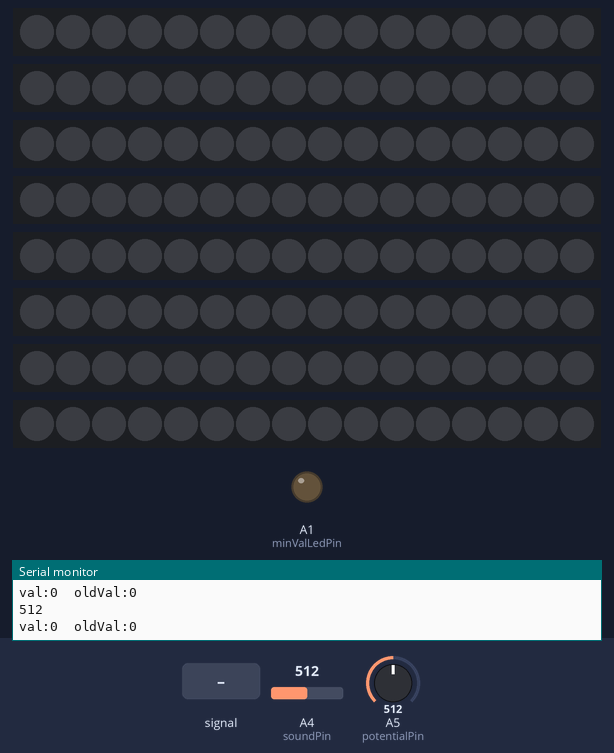
Recording of a sketch running on a simulated Arduino Uno, built with avr-gcc and run on an emulated ATmega328P. Parts: 8 × 16 RGB LEDs in strip order, left to right, output pins drawn as LEDs (lit = HIGH), the last lines printed to the serial monitor. The inputs (shaded band) are chosen by the test bench; at power-on: A4 (soundPin) = 512, A5 (potentialPin) = 512.

Above: at 2.2 s.
2.3 s: A4 (soundPin) fed a 200 Hz sine of ±81 counts around its level
At 2.8 s:
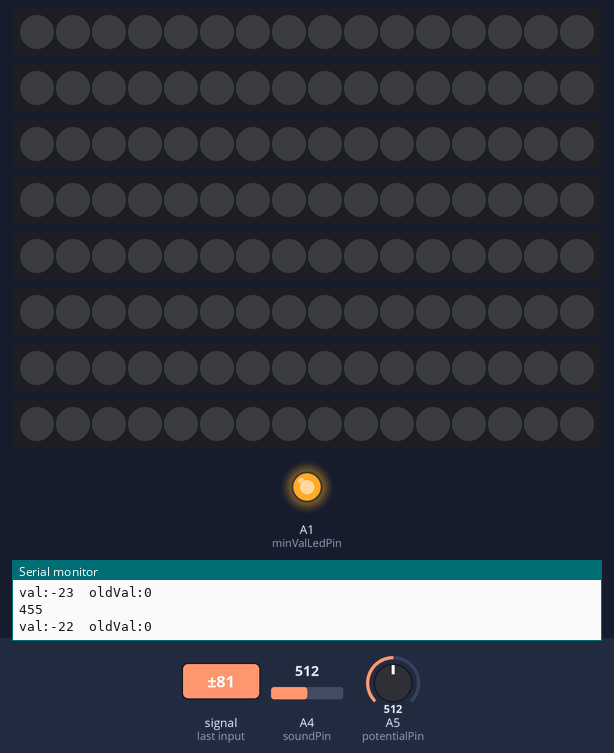
At 3.62 s:
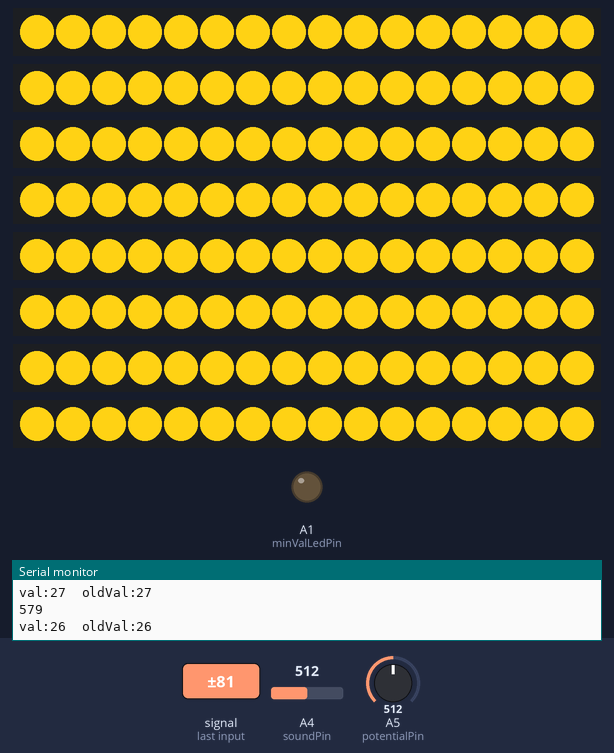
4.7 s: A4 (soundPin) set to 1023
At 5.1 s:
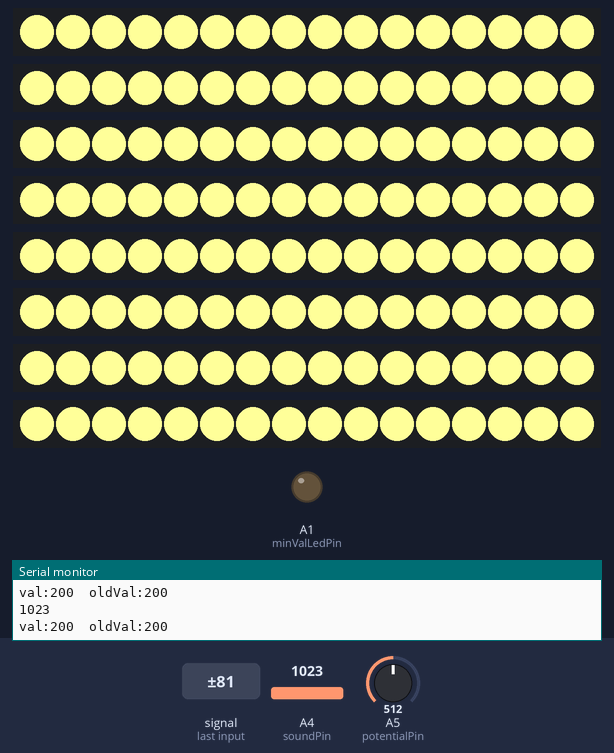
6.2 s: A4 (soundPin) set to 900
7.7 s: A5 (potentialPin) set to 716
9.2 s: A4 (soundPin) fed a 200 Hz sine of ±81 counts around its level
At 9.4 s:
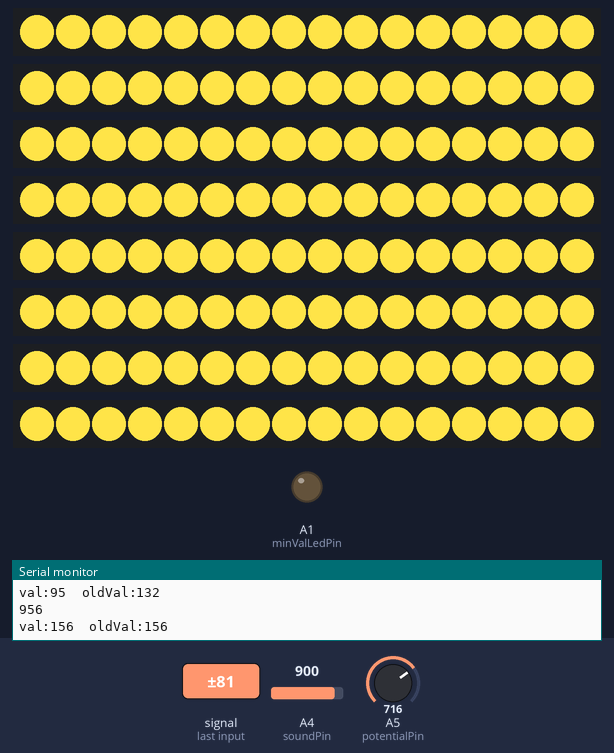
10.7 s: A5 (potentialPin) set to 511
Timing chart, 0 to 13.3 s (numbered marks = the images above; inputs shaded):
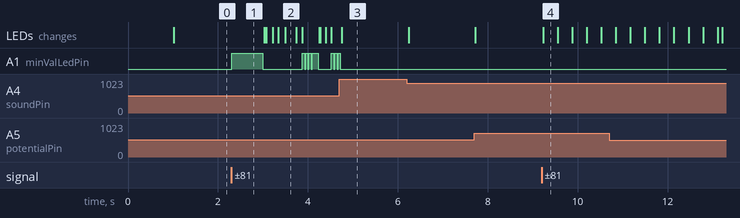

The sketch:

TeaTableLed.ino
```cpp
#include <Adafruit_NeoPixel.h>
#include <avr/pgmspace.h>

// 音频采集针
#define soundPin A4
// 背景杂音阈值输入针
#define potentialPin A5
// 抵消背景杂音阈值led输出针，当抵消背景音后，检测值大于0时，输出高电平，否则为低电平
#define minValLedPin A1
// 音频采集的原始值 0-1023
int val;
int val_G;
int val_B;

// 背景杂音阈值参数 0-1023
int potentialVal=0;
//上一次采集到的音频值（已中和背景杂音）
int oldVal=0;
// 变化率，数值越大灯光的衰败速度越快，建议不要超过15
const int changeRate=10;
const int flashMinVal=10;
Adafruit_NeoPixel strips[8]={

                              Adafruit_NeoPixel(16, 3, NEO_GRB + NEO_KHZ800),
                              Adafruit_NeoPixel(16, 4, NEO_GRB + NEO_KHZ800),
                              Adafruit_NeoPixel(16, 5, NEO_GRB + NEO_KHZ800),
                              Adafruit_NeoPixel(16, 6, NEO_GRB + NEO_KHZ800),
                              Adafruit_NeoPixel(16, 7, NEO_GRB + NEO_KHZ800),
                              Adafruit_NeoPixel(16, 8, NEO_GRB + NEO_KHZ800),
                              Adafruit_NeoPixel(16, 9, NEO_GRB + NEO_KHZ800),
                              Adafruit_NeoPixel(16, 10, NEO_GRB + NEO_KHZ800)
                              };
Adafruit_NeoPixel strip=Adafruit_NeoPixel(16, 3, NEO_GRB + NEO_KHZ800);

void setup() {
  Serial.begin(9600);
  pinMode(minValLedPin,OUTPUT);
  digitalWrite(minValLedPin,LOW);
  potentialVal=analogRead(potentialPin);
  Serial.println(potentialVal);
  delay(1000);
  oldVal=200;
}


void loop() {

  val =analogRead(soundPin);
  potentialVal= analogRead(potentialPin);
  Serial.println(val);
  val_B=map(val-potentialVal,0,1023-potentialVal,0,153);
  val_G=map(val-potentialVal,0,1023-potentialVal,204,255);
  val=map(val-potentialVal,0,1023-potentialVal,0,200);
  if(val<=(flashMinVal-15)){
    digitalWrite(minValLedPin,HIGH);
  }else{
    digitalWrite(minValLedPin,LOW);
  }
  if(oldVal<val){
    oldVal=val;
  }
  Serial.print("val:");
  Serial.print(val);
  Serial.print("  oldVal:");
  Serial.println(oldVal);
  //238，199，16 为金黄色
//  action1(238-oldVal,199,oldVal+16);
  action1(255,val_G,val_B);
  if(oldVal>0){
    oldVal-=changeRate;
  }
}
```

Action1.ino
```cpp
#define COLUMN_SIZE 16
#define ROW_SIZE 8
#define PLANETIME 3333 // time each plane is displayed in us -> 100 Hz refresh
#define TIMECONST 20

void action1(int col_r,int col_g,int col_b){

  for (int ledrow=0; ledrow<ROW_SIZE; ledrow++) {
    strips[ledrow].begin();
    for (int ledcol=0; ledcol<COLUMN_SIZE; ledcol++) {
      if(col_b<flashMinVal){
        strips[ledrow].setPixelColor(ledcol, strips[ledrow].Color(0, 0, 0));
      }else{
        strips[ledrow].setPixelColor(ledcol, strips[ledrow].Color(col_r, col_g, col_b));
      }
    }
  }
  for(int ledrow=0; ledrow<ROW_SIZE; ledrow++) {
    strips[ledrow].show();
  }
  delayMicroseconds( PLANETIME );
}
```

Measured:
- after the input at 2.3 s, the LEDs: first change after 0.73 s (image 2 shows a later state)
- after the input at 4.7 s, A1 (minValLedPin): goes on until 4.7 s, then stays LOW; the LEDs: change after 0.05 s (image 3)
- after the input at 9.2 s, the LEDs: change at once (image 4)
